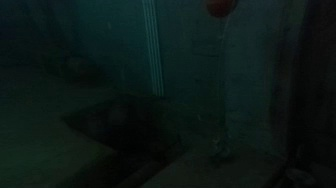
#> input picture Underwater image hanceing python/image/8.jpg, 336 x 188 px
$ python main.py   (older library calls are emulated)
#> lines starting #> are read from the running program, lines starting #| are printed output that depends on the picture; after the words box and inside, x2 and y2 are one past the last pixel; in counts of white or black regions, pixels touching at a corner belong together
#> in main, image is the input picture: shape (188, 336, 3); mean B, G, R 21, 23.4, 11
### Underwater image hanceing python/simple_color_balance.py
import numpy as np
import cv2


def simple_color_balance(image):
    # 输入的图像是opencv读取的默认bgr
    # 将图像转换为浮点型进行处理
    image = image.astype(np.float64)

    # 注意penCV 加载的图像是 BGR 顺序

    # 分离RGB通道
    b, g, r = image[:, :, 0], image[:, :, 1], image[:, :, 2]
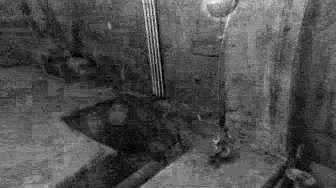
#> r: shape (188, 336) float64; min 0, max 36, mean 11; drawn with min black and max white

    # 计算每个通道的平均值

    Bavg = np.mean(b)
#> Bavg = 21.01
    Gavg = np.mean(g)
#> Gavg = 23.39
    Ravg = np.mean(r)
#> Ravg = 10.97

    # 计算最大平均值和每个通道的比例
    Max = max(Bavg, Gavg, Ravg)
#> Max = 23.39
    ratio = [Max / Bavg, Max / Gavg, Max / Ravg]
#> ratio = [1.11, 1, 2.13]

    # 设置饱和度水平
    satLevel = 0.005 * np.array(ratio)
#> satLevel = [0.00557, 0.005, 0.0107]

    # 图像形状
    m, n, p = image.shape
#> m = 188; n = 336; p = 3

    # 将每个通道展开为一维向量
    imgRGB_orig = np.zeros((p, m * n))
    imgRGB_orig[0, :] = b.flatten()
    imgRGB_orig[1, :] = g.flatten()
    imgRGB_orig[2, :] = r.flatten()

    # 直方图对比度调整
    imRGB = np.zeros_like(imgRGB_orig)

    for ch in range(p):
        q_low = satLevel[ch]
        q_high = 1 - satLevel[ch]

        # 计算quantile值
        tiles = np.quantile(imgRGB_orig[ch, :], [q_low, q_high])
        temp = imgRGB_orig[ch, :].copy()

        # 裁剪极值
        temp[temp < tiles[0]] = tiles[0]
        temp[temp > tiles[1]] = tiles[1]

        # 线性拉伸
        pmin = np.min(temp)
        pmax = np.max(temp)
        imRGB[ch, :] = (temp - pmin) * 255 / (pmax - pmin)
#> this loop made 3 passes
#> (q_low, q_high, tiles) on passes 1 to 3: (0.00557, 0.994, [2, 51]), (0.005, 0.995, [4, 53]), (0.0107, 0.989, [2, 23])

    # 将调整后的数据重新组合为图像
    output = np.zeros_like(image)
    output[:, :, 0] = imRGB[0, :].reshape((m, n))
    output[:, :, 1] = imRGB[1, :].reshape((m, n))
    output[:, :, 2] = imRGB[2, :].reshape((m, n))

    # 确保输出的类型为uint8
    output = output.astype(np.uint8)

    return output


# 测试代码
# 读取图像
# [10 lines that do not run on import are left out]

### Underwater image hanceing python/rgb_to_lab.py
import cv2
import numpy as np
from skimage import color


# 将RGB转换为Lab颜色空间
def rgb_to_lab(rgbImage):
    # 检查图像是否为 BGR 格式，如果是，转换为 RGB
    if rgbImage.shape[2] == 3:  # 确保图像有 3 个通道
        rgbImage = cv2.cvtColor(rgbImage, cv2.COLOR_BGR2RGB)

    # 将RGB图像归一化到 [0, 1] 范围
    rgb_normalized = rgbImage / 255.0

    # 使用归一化后的图像进行Lab转换
    lab = color.rgb2lab(rgb_normalized)
#> lab: shape (188, 336, 3) float64; mean of channels 0, 1, 2 43.3, 4.4, 3.9
    # [4 lines of commented-out code are left out]

    return lab


# [22 lines that do not run on import are left out]

### Underwater image hanceing python/bilateralFilter.py
import numpy as np
import cv2
from scipy.ndimage import gaussian_filter
from scipy.interpolate import interpn
from skimage import color
import copy


def bilateral_filter(data, edge=None, edge_min=None, edge_max=None,
                     sigma_spatial=None, sigma_range=None,
                     sampling_spatial=None, sampling_range=None):
    """
    使用双边网格应用双边滤波或交叉双边滤波。

    参数:
    ----------
    data : numpy.ndarray
        要过滤的输入灰度图像。必须是双精度浮点数的2D数组。

    edge : numpy.ndarray, 可选
        引导滤波过程的边缘图像。如果为 None 或为空，则使用 `data` 作为边缘图像。
        必须是与 `data` 大小相同的双精度浮点数2D数组。

    edge_min : float, 可选
        边缘图像中的最小值。默认为 `edge` 数组的最小值。

    edge_max : float, 可选
        边缘图像中的最大值。默认为 `edge` 数组的最大值。

    sigma_spatial : float, 可选
        空间域高斯核的标准差。默认为 `min(width, height) / 16`。

    sigma_range : float, 可选
        范围域高斯核的标准差。默认为 `(edge_max - edge_min) / 10`。

    sampling_spatial : float, 可选
        空间域的下采样因子。默认为 `sigma_spatial`。

    sampling_range : float, 可选
        范围域的下采样因子。默认为 `sigma_range`。

    返回:
    -------
    output : numpy.ndarray
        经过滤波的图像，与 `data` 的尺寸相同。

    抛出异常:
    ------
    ValueError:
        如果输入数据不是2D数组或不是双精度浮点类型。
        如果 `data` 和 `edge` 尺寸不相同。

    说明:
    -----
    此函数通过将输入图像数据映射到基于空间和强度信息的3D网格，应用高斯滤波，
    然后将结果插值回原始图像分辨率，来执行双边滤波。
    """

    # 确保输入数据是2D双精度数组
    if data.ndim > 2:
        raise ValueError("data 必须是大小为 [height, width] 的灰度图像")
    if not isinstance(data, np.ndarray) or data.dtype != np.float64:
        raise ValueError("data 必须是双精度浮点数类型的数组")

    # 如果未提供边缘图像，则使用 data
    if edge is None:
        edge = data
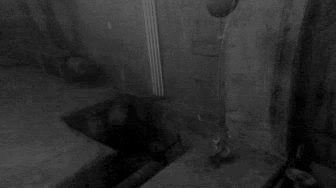
#> edge: shape (188, 336) float64; min 0, max 100, mean 43.3
    elif edge.size == 0:
        edge = data

    # 确保边缘图像是2D双精度数组
    if edge.ndim > 2:
        raise ValueError("edge 必须是大小为 [height, width] 的灰度图像")
    if not isinstance(edge, np.ndarray) or edge.dtype != np.float64:
        raise ValueError("edge 必须是双精度浮点数类型的数组")

    input_height, input_width = data.shape
#> input_height = 188; input_width = 336

    # 如果未提供 edge_min 和 edge_max，则自动计算
    if edge_min is None:
        edge_min = np.min(edge)
#> edge_min = 0
    if edge_max is None:
        edge_max = np.max(edge)
#> edge_max = 100

    edge_delta = edge_max - edge_min
#> edge_delta = 100

    # 如果未提供空间域的高斯标准差 sigma_spatial 和范围域的高斯标准差  sigma_range，则设置默认值
    if sigma_spatial is None:
        sigma_spatial = min(input_width, input_height) / 16
#> sigma_spatial = 11.75
    if sigma_range is None:
        sigma_range = 0.1 * edge_delta
#> sigma_range = 10

    # 如果未提供空间域的采样因子 sampling_spatial 和范围域的采样因子 sampling_range，则设置默认值
    if sampling_spatial is None:
        sampling_spatial = sigma_spatial
#> sampling_spatial = 11.75
    if sampling_range is None:
        sampling_range = sigma_range
#> sampling_range = 10

    # 确保 data 和 edge 图像具有相同的尺寸
    if data.shape != edge.shape:
        raise ValueError("data 和 edge 必须具有相同的尺寸")

    # 计算用于下采样的派生参数
    derived_sigma_spatial = sigma_spatial / sampling_spatial
#> derived_sigma_spatial = 1
    derived_sigma_range = sigma_range / sampling_range
#> derived_sigma_range = 1

    # 设置网格的填充
    padding_xy = int(2 * derived_sigma_spatial) + 1
#> padding_xy = 3
    padding_z = int(2 * derived_sigma_range) + 1
#> padding_z = 3

    # 分配用于数据和权重的3D网格
    downsampled_width = int((input_width - 1) / sampling_spatial) + 1 + 2 * padding_xy
#> downsampled_width = 35
    downsampled_height = int((input_height - 1) / sampling_spatial) + 1 + 2 * padding_xy
#> downsampled_height = 22
    downsampled_depth = int(edge_delta / sampling_range) + 1 + 2 * padding_z
#> downsampled_depth = 17

    grid_data = np.zeros((downsampled_height, downsampled_width, downsampled_depth))
    grid_weights = np.zeros((downsampled_height, downsampled_width, downsampled_depth))

    # 计算空间和范围维度的下采样索引
    jj, ii = np.meshgrid(np.arange(input_width), np.arange(input_height))
    di = np.round(ii / sampling_spatial) + padding_xy + 1
    dj = np.round(jj / sampling_spatial) + padding_xy + 1
    dz = np.round((edge - edge_min).astype(int) / sampling_range) + padding_z + 1
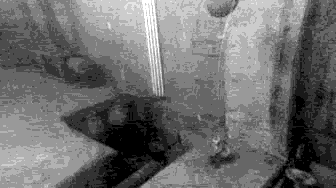
#> dz: shape (188, 336) float64; min 4, max 14, mean 8.27; drawn with min black and max white

    # 执行散射操作（可能有更快的方法可以实现）
    # 通常会使用 downsampled_weights[di, dj, dk] = 1，但在这里我们需要
    # 执行一个求和操作，以实现盒式下采样
    # 边界检查并填充数据和权重到3D网格中
    for k in range(data.size):
        data_z = data.flat[k]
        if not np.isnan(data_z):
            # 将索引显式转换为整数类型
            i = int(di.flat[k])
            j = int(dj.flat[k])
            z = int(dz.flat[k])

            # 检查索引是否在有效范围内
            if (0 <= i < downsampled_height and
                    0 <= j < downsampled_width and
                    0 <= z < downsampled_depth):
                grid_data[i, j, z] += data_z
                grid_weights[i, j, z] += 1
#> this loop made 63168 passes
#> (data_z, z) on passes 1 to 12: (56.82, 10), (54, 9), (54, 9), (56.82, 10), (58.68, 10), (56.23, 10), (53.8, 9), (53.8, 9), (51.1, 9), (53.8, 9), (56.23, 10), (56.23, 10)
#> data_z on pass 100: 82.21

    # 应用高斯滤波来平滑网格
    blurred_grid_data = gaussian_filter(grid_data,
                                        sigma=[derived_sigma_spatial, derived_sigma_spatial, derived_sigma_range])
    blurred_grid_weights = gaussian_filter(grid_weights,
                                           sigma=[derived_sigma_spatial, derived_sigma_spatial, derived_sigma_range])

    # 使用权重归一化网格
    blurred_grid_weights[blurred_grid_weights == 0] = -2  # 避免除以零
    normalized_blurred_grid = blurred_grid_data / blurred_grid_weights
    normalized_blurred_grid[blurred_grid_weights < -1] = 0  # 将未定义区域设置为0

    # 插值回原始分辨率
    di = ii / sampling_spatial + padding_xy + 1
    dj = jj / sampling_spatial + padding_xy + 1
    dz = (edge - edge_min) / sampling_range + padding_z + 1

    # 插值上采样网格以获得最终输出图像
    output = interpn((np.arange(normalized_blurred_grid.shape[0]),
                      np.arange(normalized_blurred_grid.shape[1]),
                      np.arange(normalized_blurred_grid.shape[2])),
                     normalized_blurred_grid, np.stack([di, dj, dz], axis=-1),
                     method='linear', bounds_error=False, fill_value=0)
#> output: shape (188, 336) float64
    # 线性映射
    output = (output - output.min()) / (output.max() - output.min()) * 100
    output = output.astype(np.uint8)

    return output


# [43 lines that do not run on import are left out]

### Underwater image hanceing python/sm.py
import cv2
import numpy as np
from skimage import color
from scipy.ndimage import gaussian_filter

def saliency_detection(img):
    """
    计算图像的显著性图。

    参数:
    ----------
    img : numpy.ndarray
        输入的RGB图像。

    返回:
    -------
    sm : numpy.ndarray
        输出的显著性图。
    """
    # 1. 对图像进行高斯模糊
    gfrgb = gaussian_filter(img, sigma=3)

    # 2. 将图像从 RGB 转换为 Lab 颜色空间
    lab = color.rgb2lab(gfrgb)

    # 3. 计算 Lab 颜色空间的平均值
    l, a, b = cv2.split(lab)
    lm, am, bm = np.mean(l), np.mean(a), np.mean(b)

    # 4. 计算显著性图
    sm = (l - lm)**2 + (a - am)**2 + (b - bm)**2

    return sm

# 测试代码
# [12 lines that do not run on import are left out]

### Underwater image hanceing python/test_fusion.py
import cv2
import numpy as np


# 创建高斯滤波器掩码
# [16 lines left out: function filterMask, not called in this run]


# 构建高斯金字塔
def build_gaussian_pyramid(img, levels):
    """
    构建高斯金字塔，用于多分辨率图像处理。

    参数:
    - img: 输入图像。
    - levels: 金字塔层数。

    返回:
    - gaussPyr: 高斯金字塔的每一层图像列表。
    """
    gaussPyr = [img.copy()]  # 第一层为原始图像
    current_img = img.copy()

    for i in range(1, levels):
        # 先进行下采样，再进行高斯滤波
        current_img = cv2.pyrDown(current_img)  # 使用 pyrDown 进行降采样
        gaussPyr.append(current_img.copy())  # 将当前图像添加到金字塔中

    return gaussPyr


# 构建拉普拉斯金字塔
def build_laplacian_pyramid(img, levels):
    """
    构建拉普拉斯金字塔，通过高斯金字塔的差异生成。

    参数:
    - img: 输入图像。
    - levels: 金字塔的层数。

    返回:
    - lapPyr: 包含拉普拉斯金字塔各层的列表。
    """
    gaussPyr = build_gaussian_pyramid(img, levels)
    lapPyr = []

    for i in range(levels - 1):
        # 计算当前层与下层之间的差值，得到拉普拉斯层
        size = (gaussPyr[i].shape[1], gaussPyr[i].shape[0])
        upsampled = cv2.pyrUp(gaussPyr[i + 1], dstsize=size)
        laplacian = cv2.subtract(gaussPyr[i], upsampled)
        lapPyr.append(laplacian)

    lapPyr.append(gaussPyr[-1])  # 最顶层为高斯金字塔的最高层
    return lapPyr


# 拉普拉斯金字塔重建图像
def reconstructLaplacianPyramid(pyramid):
    """
    从拉普拉斯金字塔重建图像。

    参数:
    - pyramid: 拉普拉斯金字塔的各层图像列表。

    返回:
    - 重建后的图像。
    """
    reconstructed_img = pyramid[-1]  # 从最顶层开始重建
    for i in range(len(pyramid) - 2, -1, -1):
        upsampled = cv2.pyrUp(reconstructed_img, dstsize=(pyramid[i].shape[1], pyramid[i].shape[0]))
        reconstructed_img = cv2.add(pyramid[i], upsampled)
    return reconstructed_img


# 融合两幅图像
def fuseTwoImages(img1, img2, w1, w2, level):
    """
    使用多分辨率方法融合两幅图像。

    参数:
    - w1: 第一幅图像的权重图。
    - img1: 第一幅图像。
    - w2: 第二幅图像的权重图。
    - img2: 第二幅图像。
    - level: 金字塔的层数。

    返回:
    - 融合后的图像。
    """
    # 构建权重的高斯金字塔
    weight1 = build_gaussian_pyramid(w1.astype(np.float32), level)
    weight2 = build_gaussian_pyramid(w2.astype(np.float32), level)

    # 将图像转换为浮点类型
    img1 = np.float32(img1)
    img2 = np.float32(img2)

    # 分离 RGB 通道
    bCnl1, gCnl1, rCnl1 = cv2.split(img1)
    bCnl2, gCnl2, rCnl2 = cv2.split(img2)

    # 构建各通道的拉普拉斯金字塔
    bPyr1 = build_laplacian_pyramid(bCnl1, level)
    gPyr1 = build_laplacian_pyramid(gCnl1, level)
    rPyr1 = build_laplacian_pyramid(rCnl1, level)

    bPyr2 = build_laplacian_pyramid(bCnl2, level)
    gPyr2 = build_laplacian_pyramid(gCnl2, level)
    rPyr2 = build_laplacian_pyramid(rCnl2, level)

    # 对各层的拉普拉斯金字塔进行融合
    fused_bPyr = [
        cv2.add(
            cv2.multiply(bPyr1[i], weight1[i], dtype=cv2.CV_32F),
            cv2.multiply(bPyr2[i], weight2[i], dtype=cv2.CV_32F)
        ) for i in range(level)
    ]
    fused_gPyr = [
        cv2.add(
            cv2.multiply(gPyr1[i], weight1[i], dtype=cv2.CV_32F),
            cv2.multiply(gPyr2[i], weight2[i], dtype=cv2.CV_32F)
        ) for i in range(level)
    ]
    fused_rPyr = [
        cv2.add(
            cv2.multiply(rPyr1[i], weight1[i], dtype=cv2.CV_32F),
            cv2.multiply(rPyr2[i], weight2[i], dtype=cv2.CV_32F)
        ) for i in range(level)
    ]

    # 重建融合后的图像通道
    bChannel = reconstructLaplacianPyramid(fused_bPyr)
    gChannel = reconstructLaplacianPyramid(fused_gPyr)
    rChannel = reconstructLaplacianPyramid(fused_rPyr)

    # 合并通道
    fusion = cv2.merge((bChannel, gChannel, rChannel))

    # 线性映射到 [0, 255] 范围
    min_val, max_val = fusion.min(), fusion.max()
    fusion = 255 * (fusion - min_val) / (max_val - min_val)
    return fusion.astype(np.uint8)

    # # 将结果裁剪到 0-255 范围并转换为 uint8 类型
    # return np.clip(fusion, 0, 255).astype(np.uint8)

# 主程序：图像融合的示例调用
# [16 lines that do not run on import are left out]

### Underwater image hanceing python/main.py
import cv2
import numpy as np
import simple_color_balance as scb
import rgb_to_lab as tolab
import bilateralFilter as filter
from skimage import exposure, color
import matplotlib.pyplot as plt
from scipy.ndimage import convolve
from scipy.signal import convolve2d
import sm
import fusion
import copy
import test_fusion as fusion


def main():
    """-----------------------------读图像----------------------------------"""
    # orange_image_path = "./image/273.jpg"
    orange_image_path = "./image/8.jpg"
    # orange_image_path = "../underwater_image_fusion-master/images/2.jpg"

    image = cv2.imread(orange_image_path)

    # 检查图像是否成功读取
    if image is None:
        print(f"Error: Unable to read image at {orange_image_path}")
        return

    """----------------------------图像处理-----------------------------------"""
    # 算法输入的图像1
    img1 = scb.simple_color_balance(image)

    # 输出bgr图像
    # 函数内置转换，输入bgr，输出rgb给rgb_to_lab使用
    lab1 = tolab.rgb_to_lab(img1)

    # 输入2
    lab2 = copy.deepcopy(lab1)

    # 对亮度通道（L通道）应用双边滤波

    lab2[:, :, 0] = np.uint8(filter.bilateral_filter(np.double(lab2[:, :, 0])))  # 手动实现
#> lab2: shape (188, 336, 3) float64; mean of channels 0, 1, 2 44, 4.4, 3.9
    # lab2[:, :, 0] = cv2.bilateralFilter(lab2[:, :, 0].astype(np.float32), d=6, sigmaColor=5, sigmaSpace=5) # 調庫
    # 自适应直方图均衡化
    # 对亮度通道进行自适应直方图均衡化
    lab2[:, :, 0] = exposure.equalize_adapthist(lab2[:, :, 0] / 100, clip_limit=0.03) * 100
#> lab2: shape (188, 336, 3) float64; mean of channels 0, 1, 2 50.1, 4.4, 3.9
    # 确保 L 通道在 0-100 范围内
    lab2[:, :, 0] = np.clip(lab2[:, :, 0], 0, 100)

    # 将 Lab 图像转换回 RGB
    img2 = color.lab2rgb(lab2) * 255
    img2 = np.clip(img2, 0, 255).astype(np.uint8)
    img2 = cv2.cvtColor(img2.astype('uint8'), cv2.COLOR_RGB2BGR)

    '''``````````````````````计算权重 `````````````````````````````'''

    R1 = np.round(lab1[:, :, 0] / 100.0)  # 将 L 通道归一化到 [0, 1] 范围
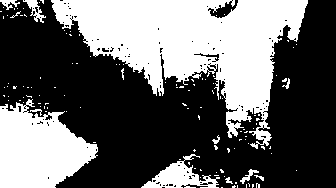
#> R1: shape (188, 336) float64; values 0 (black) and 1 (white), 39.8% white; 124 white regions (112 under 20 px), largest, box (x1, y1, x2, y2) and area: (51, 0, 308, 149) 17283, (0, 99, 98, 188) 5871, (141, 154, 220, 188) 1084
    R2 = np.round(lab2[:, :, 0] / 100.0)
#> R2: shape (188, 336) float64; values 0 (black) and 1 (white), 53.1% white; 177 black regions (171 under 20 px), largest, box (x1, y1, x2, y2) and area: (0, 0, 240, 188) 19414, (262, 0, 336, 188) 9301, (207, 0, 239, 20) 376, (216, 180, 232, 188) 60, (0, 91, 22, 100) 50, (216, 172, 225, 180) 22

    # 1. 拉普拉斯对比权重 (Laplacian contrast weight)
    laplacian_kernel = np.array([[0, 1, 0], [1, -4, 1], [0, 1, 0]])/8
    WL1 = np.abs(convolve(R1, laplacian_kernel, mode='reflect'))
    WL2 = np.abs(convolve(R2, laplacian_kernel, mode='reflect'))

    # testWL1 = cv2.Laplacian(R1, cv2.CV_64F)
    # testWL2 = cv2.Laplacian(R2, cv2.CV_64F)

    # 2. 局部对比权重 (Local contrast weight)
    h = (1 / 16) * np.array([1, 4, 6, 4, 1])
    whc = np.pi / 2.75  # 高频阻断值

    WLC1 = convolve2d(R1, np.outer(h, h), mode='same', boundary='wrap')
    WLC1[WLC1 > whc] = whc
    WLC1 = (R1 - WLC1) ** 2

    WLC2 = convolve2d(R2, np.outer(h, h), mode='same', boundary='wrap')
    WLC2[WLC2 > whc] = whc
    WLC2 = (R2 - WLC2) ** 2

    # 3. 显著性权重 (Saliency weight)
    WS1 = sm.saliency_detection(img1)  # 你需要实现的显著性检测函数(已实现)
#> in saliency_detection, `lab = color.rgb2lab(gfrgb)`: lab: shape (188, 336, 3) float64; mean of channels 0, 1, 2 41.9, 0, 0
#> in saliency_detection, `l, a, b = cv2.split(lab)`:
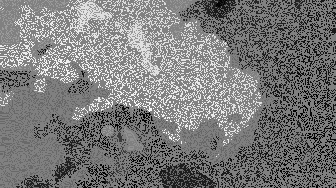
#> b: shape (188, 336) float64; min -0.702, max 0.692, mean -0.0299; drawn with min black and max white
#> in saliency_detection, `lm, am, bm = np.mean(l), np.mean(a), np.mean(b)`: lm = 41.86; am = -0.0059; bm = -0.0299
    WS2 = sm.saliency_detection(img2)  # 你需要实现的显著性检测函数
#> in saliency_detection (call 2), `lab = color.rgb2lab(gfrgb)`: lab: shape (188, 336, 3) float64; mean of channels 0, 1, 2 48.6, 0, 0
#> in saliency_detection (call 2), `l, a, b = cv2.split(lab)`:
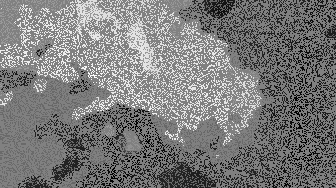
#> b: shape (188, 336) float64; min -0.702, max 0.692, mean -0.0294; drawn with min black and max white
#> in saliency_detection (call 2), `lm, am, bm = np.mean(l), np.mean(a), np.mean(b)`: lm = 48.63; am = -0.00602; bm = -0.0294

    # 4. 曝光权重 (Exposedness weight)
    average = 0.5
    sigma = 0.25

    WE1 = np.exp(-((R1 - average) ** 2) / (2 * sigma ** 2))
#> WE1: shape (188, 336) float64; every value is 0.135
    WE2 = np.exp(-((R2 - average) ** 2) / (2 * sigma ** 2))

    # 归一化权重 (Normalized weight)
    denominator = WL1 + WLC1 + WS1 + WE1 + WL2 + WLC2 + WS2 + WE2
    W1 = (WL1 + WLC1 + WS1 + WE1) / denominator
    W2 = (WL2 + WLC2 + WS2 + WE2) / denominator
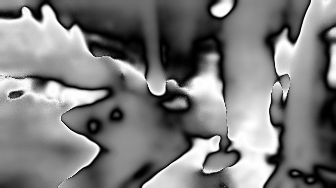
#> W2: shape (188, 336) float64; min 0.000461, max 1, mean 0.484

    # W1 = np.ones(img1.shape[:2]) * 0.2
    # W2 = np.ones(img2.shape[:2]) * 0.8

    '''
    图像融合
    R(x,y) = sum G{W} * L{I}
    '''

    fusion_image = fusion.fuseTwoImages(img1, img2, W1, W2, 5)
#> after the loop in build_gaussian_pyramid, `for i in range(1, levels):`: gaussPyr = 5 items
#> after the loop in build_laplacian_pyramid, `for i in range(levels - 1):`: lapPyr = 4 items
#> in fuseTwoImages, `bPyr1 = build_laplacian_pyramid(bCnl1, level)`: bPyr1 = 5 items
#> the loop in reconstructLaplacianPyramid, `for i in range(len(pyramid) - 2, -1, -1):` made 4 passes
#> i on passes 1, 3, 4: 3, 1, 0
#> the loop in reconstructLaplacianPyramid (call 2), `for i in range(len(pyramid) - 2, -1, -1):` made 4 passes
#> in fuseTwoImages, `min_val, max_val = fusion.min(), fusion.max()`: min_val = -4.95; max_val = 257.8

    # [10 lines of commented-out code are left out]
    plt.subplot(2, 2, 1)  # 第一个子图
    plt.imshow(cv2.cvtColor(image, cv2.COLOR_BGR2RGB))
    plt.title("Orange image")

    plt.subplot(2, 2, 2)
    plt.imshow(cv2.cvtColor(img1, cv2.COLOR_BGR2RGB))
    plt.title("imput image1")

    plt.subplot(2, 2, 3)
    plt.imshow(cv2.cvtColor(img2, cv2.COLOR_BGR2RGB))
    plt.title("imput image2")

    plt.subplot(2, 2, 4)
    plt.imshow(cv2.cvtColor(fusion_image, cv2.COLOR_BGR2RGB))
    plt.title("fusion image")
    plt.show()

if __name__ == '__main__':
    main()
